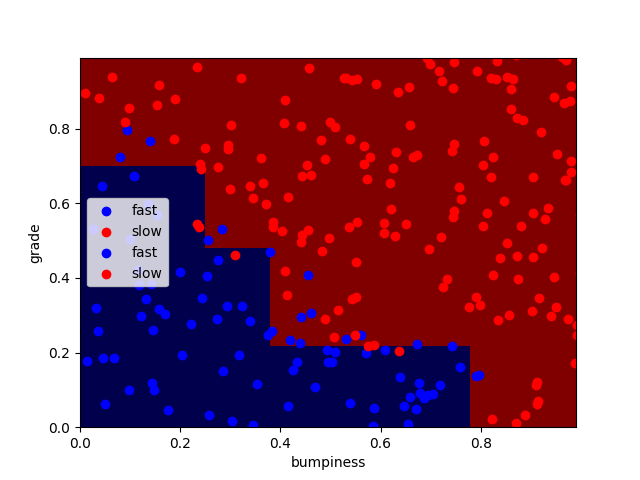

Write the Python code that produced this figure.
#!/usr/bin/python

import matplotlib.pyplot as plt
from prep_terrain_data import makeTerrainData
from class_vis import prettyPicture
from sklearn import tree
from time import time

features_train, labels_train, features_test, labels_test = makeTerrainData()


### the training data (features_train, labels_train) have both "fast" and "slow"
### points mixed together--separate them so we can give them different colors
### in the scatterplot and identify them visually
grade_fast = [features_train[ii][0] for ii in range(0, len(features_train)) if labels_train[ii]==0]
bumpy_fast = [features_train[ii][1] for ii in range(0, len(features_train)) if labels_train[ii]==0]
grade_slow = [features_train[ii][0] for ii in range(0, len(features_train)) if labels_train[ii]==1]
bumpy_slow = [features_train[ii][1] for ii in range(0, len(features_train)) if labels_train[ii]==1]


#### initial visualization
plt.xlim(0.0, 1.0)
plt.ylim(0.0, 1.0)
plt.scatter(bumpy_fast, grade_fast, color = "b", label="fast")
plt.scatter(grade_slow, bumpy_slow, color = "r", label="slow")
plt.legend()
plt.xlabel("bumpiness")
plt.ylabel("grade")
#plt.show()
################################################################################


### your code here!  name your classifier object clf if you want the 
### visualization code (prettyPicture) to show you the decision boundary
clf = tree.DecisionTreeClassifier(min_samples_split=50)
t0 = time()
clf.fit(features_train, labels_train)
t1 = time()
acc = clf.score(features_test, labels_test)
t2 = time()

print("prediction accuracy: {}".format(acc))
print("training time: {0}s ({1} data points), prediction time: {2}s ({3} data points)".format(round(t2-t0, 3), len(features_train), round(t2-t1, 3), len(features_test)))
prettyPicture(clf, features_test, labels_test)
